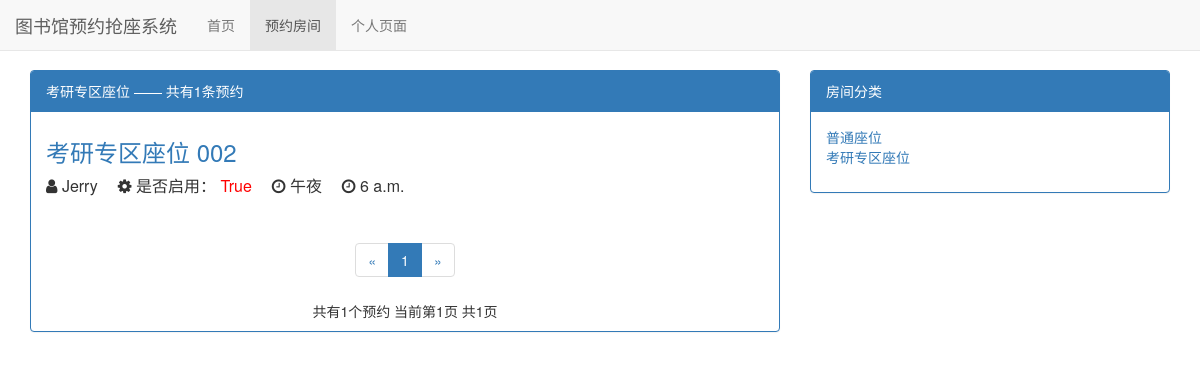
Page /room/type/2 on the committed database.
### room/models.py (models this page shows)
class RoomType(models.Model):
    type_name = models.CharField(max_length = 15)
    def __str__(self) -> str:
        return self.type_name # 管理员界面显示分类名称

class Room(models.Model):
    on_off = models.BooleanField(default = False) # 是否启用预约
    room_user = models.ForeignKey(User, on_delete = DO_NOTHING) # 用户
    user_id = models.CharField(max_length = 15) # 用户学号
    user_passwd = models.CharField(max_length = 15) # 用户密码
    room_name = models.CharField(max_length = 15) # 房间号
    room_type = models.ForeignKey(RoomType, on_delete = models.DO_NOTHING) # 房间类型外键
    start_time = models.TimeField() # 开始时间
    end_time = models.TimeField() # 结束时间
    members = models.TextField(default = 'None') # 研修室成员

### room/views.py (the view)
# urls.py: path('type/<int:type_id>', views.room_type_list, name = 'room_type_list'),
def room_type_list(request, type_id):
    room_type = get_object_or_404(RoomType, pk = type_id)
    all_rooms = Room.objects.filter(room_type = room_type)
    context = divid_room_pages(request, all_rooms)
    context['room_type'] = room_type
    return render(request, 'room_type_list.html', context)

### room/templates/room_type_list.html (shortened to what this page needs)
{% extends 'room_list.html' %}
{% block panel_list_title %}
    {{ room_type }}
{% endblock %}

### room/templates/room_list.html (shortened to what this page needs)
{% extends 'base.html' %}
{% load static %}
{% block header_extends %}
    <link rel="stylesheet" href="{% static 'css/room.css' %}">
    <link href="http://cdn.bootcss.com/font-awesome/4.6.3/css/font-awesome.min.css" rel="stylesheet">
{% endblock %}
{% block nav_home_active %}
{% endblock %}
{% block nav_room_active %}
active
{% endblock %}
{% block content %}
    <div class="container">
        <div class="row">
            <div class="col-xs-12 col-sm-9 col-md-8">
                <div class="panel panel-primary">
                    {% block panel_block %}
                        <div class="panel-heading">{% block panel_list_title %}所有房间{% endblock %} —— 共有{{ rooms.paginator.count }}条预约</div>
                        <div class="panel-body">
                            {% block panel_list_body %}
                                {% for room in rooms %}
                                    <div class="room">
                                        <a href="{% url 'room_detail' room.pk %}">
                                            <h3>{{ room.room_type }}  {{ room.room_name }}</h3>
                                        </a>
                                    </div>
                                    <p class="room-author">
                                        <i class="fa fa-user fa-1x"></i>
                                        {{ room.room_user }}
                                    </p>
                                    <p class="room-author">
                                        <i class="fa fa-cog fa-spin fa-1x"></i>
                                        是否启用：
                                        {% if room.on_off %}
                                            <span style="color: red;">{{ room.on_off }}</span>
                                        {% else %}
                                            {{ room.on_off }}
                                        {% endif %}
                                    </p>
                                    <p class="room-author">
                                        <i class="fa fa-clock-o fa-1x"></i>
                                        {{ room.start_time }}
                                    </p>
                                    <p class="room-author">
                                        <i class="fa fa-clock-o fa-1x"></i>
                                        {{ room.end_time }}
                                    </p>
                                    {% empty %}
                                    <p>--暂无预约，敬请期待--</p>
                                {% endfor %}
                            {% endblock %}
                        </div>
                        <div class="paginator" aria-label="Page navigation">
                            <ul class="pagination">
                            <li>
                                    {% if rooms.has_previous %}
                                        <a href="?page={{ rooms.previous_page_number }}" aria-label="Previous">
                                            <span aria-hidden="true">&laquo;</span>
                                        </a>
                                    {% else %}
                                        <span aria-hidden="true">&laquo;</span>
                                    {% endif %}
                            </li>
                            {% for page_num in page_range %}
                                {% if page_num == rooms.number %}
                                    <li class="active"><a href="?page={{ page_num }}">{{ page_num }}</a></li>
                                {% else %}
                                    {% if page_num == '...' %}
                                        <li><span>{{ page_num }}</span></li>
                                    {% else %}
                                        <li><a href="?page={{ page_num }}">{{ page_num }}</a></li>
                                    {% endif %}
                                {% endif %}
                            {% endfor %}
                            <li>
                                    {% if rooms.has_next %}
                                        <a href="?page={{ rooms.next_page_number }}" aria-label="Next">
                                            <span aria-hidden="true">&raquo;</span>
                                        </a>
                                    {% else %}
                                        <span aria-hidden="true">&raquo;</span>
                                    {% endif %}
                            </li>
                            </ul>
                            <p>
                                共有{{ rooms.paginator.count }}个预约
                                当前第{{ rooms.number }}页
                                共{{ rooms.paginator.num_pages }}页
                            </p>
                        </div>
                    {% endblock %}
                </div>
            </div>
            <div class="hidden-xs col-sm-3 col-md-4">
                <div class="panel panel-primary">
                    <div class="panel-heading">房间分类</div>
                    <div class="panel-body">
                        <ul class="room-types">
                            {% for room_type in room_types %}
                                <li>
                                    <a href="{% url 'room_type_list' room_type.pk %}">
                                        {{ room_type.type_name }}
                                    </a>
                                </li>
                                {% empty %}
                                    <li>没有分类</li>
                            {% endfor %}
                        </ul>
                    </div>
                </div>
            </div>
        </div>
    </div>
{% endblock %}

### static/css/base.css (style rules this page uses)
* { margin: 0; padding: 0; }
body { margin-top: 70px!important; }

### room/static/css/room.css (style rules this page uses)
ul.room-types { list-style-type: none; font-size: 14px; }
div.room h3 { margin-top: 0.5em; }
p.room-author { display: inline-block; font-size: 16px; margin-right: 1em; }
div.paginator { text-align: center; }

### rows in the picture
RoomType: type_name "考研专区座位"
Room: room_type "考研专区座位", room_name "002", room_user "Jerry", on_off "True", start_time "午夜", end_time "6 a.m."
RoomType: type_name "普通座位"

### other values in the picture
{{ rooms.paginator.count }} "1"
{{ page_num }} "1"
{{ rooms.number }} "1"
{{ rooms.paginator.num_pages }} "1"
